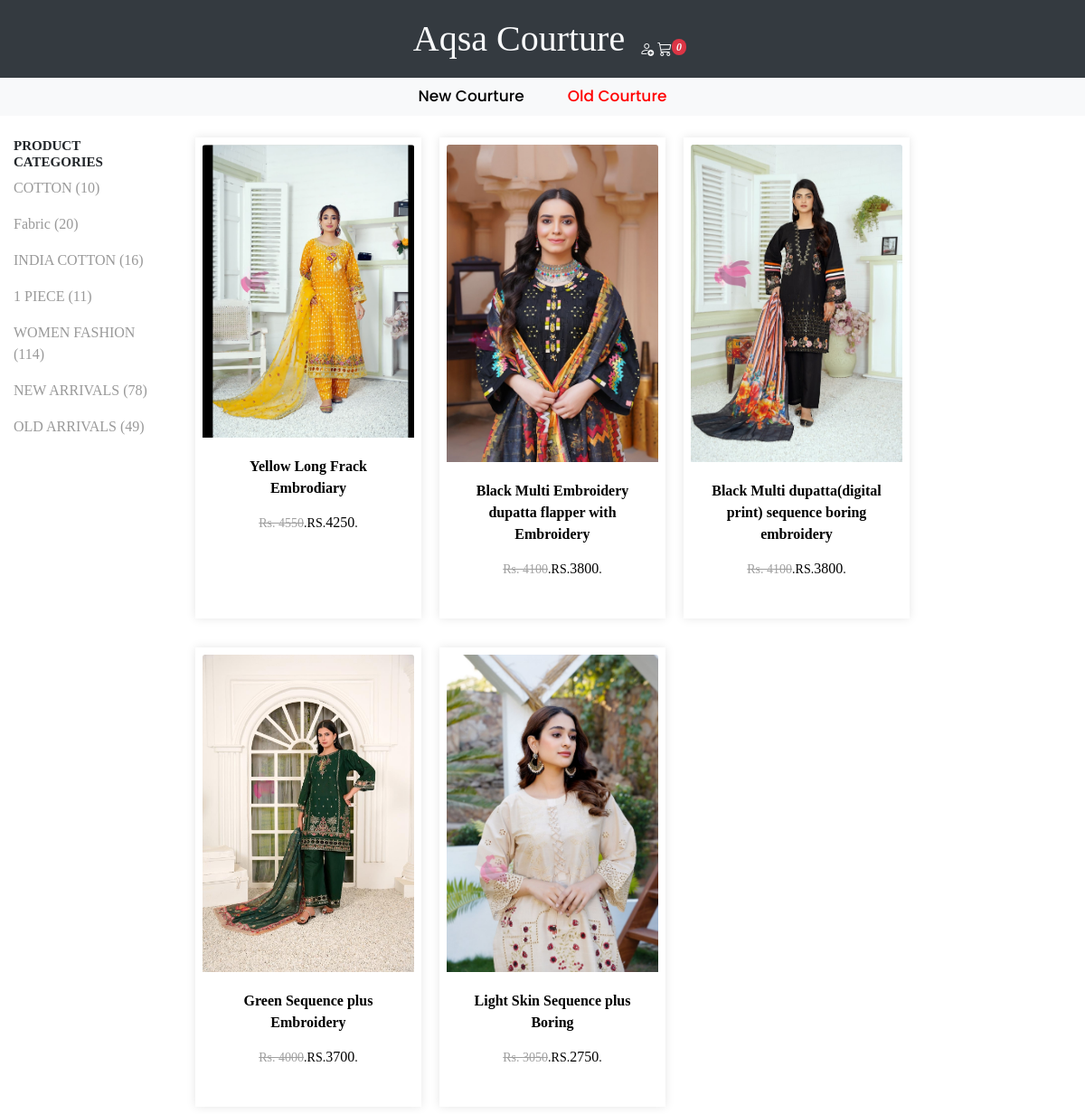
The app's page /new_arrivals/old with its own data.
### keen_app/models.py (models this page shows)
class Product(models.Model):
    category= models.CharField(max_length=100)
    color=models.CharField(max_length=100)
    size=models.CharField(max_length=100)
    p_name=models.CharField(max_length=100)
    price=models.IntegerField(default=10)
    def __str__(self):
        return str(self.p_name)

### keen_app/views.py (the view)
# urls.py: path('old', views.old,name='old'),
def old(request):
    products = Product.objects.prefetch_related('images').all().order_by('-price')
    products_data = []
    for product in products:
        first_image_url = product.images.first().img.url if product.images.exists() else None
        products_data.append({
            'product': product,
            'first_image_url': first_image_url
        })
    print(products_data)
    return render(request,'newCourture.html',{'products': products_data})

### templates/newCourture.html (shortened to what this page needs)
{% extends 'Navbar.html' %}
{% block start %}
<div class="col">
    <div class="row  ">
        <div class="col-2 mt-4">
            <h6 style="font-family:'Times New Roman', Times, serif;font-weight: 600;font-size: 15px;">PRODUCT CATEGORIES</h6>
            <p style="color: #999999;font-family:'Times New Roman', Times, serif;font-weight: 400;">COTTON (10)</p>
            <p style="color: #999999;font-family:'Times New Roman', Times, serif;">Fabric (20)</p>
            <p style="color: #999999;font-family:'Times New Roman', Times, serif;">INDIA COTTON (16)</p>
            <p style="color: #999999;font-family:'Times New Roman', Times, serif;">1 PIECE (11)</p>
            <p style="color: #999999;font-family:'Times New Roman', Times, serif;font-weight: 400;">WOMEN FASHION (114)</p>
            <p style="color: #999999;font-family:'Times New Roman', Times, serif;">NEW ARRIVALS (78)</p>
            <p style="color: #999999;font-family:'Times New Roman', Times, serif;">OLD ARRIVALS (49)</p>
        </div>
        <div class="col-md-10">
<div class="row">
    {% for i in  products %}
    <div class="card col-md-3 mt-4 new_card  mr-1 ml-3 mb-2 p-2" style="width: 18rem;">
        <a style="text-decoration: none;" href="{% url 'details' i.product.id %}" >
        {% if i.first_image_url %}
        <img src="{{ i.first_image_url }}" class="card-img-top img-fluid" alt="{{ product_data.product.p_name }} Image">
    {% else %}
        <p>No image available</p>
    {% endif %}
        <div class="card-body text-center">
          <p class="card-text text-center " style="font-weight: bold;">{{i.product.p_name}}<br></p>
            <small class="text-center" style="display:  flex; flex-direction: row; justify-content: center;">{% with sale_price=i.product.price|add:300 %}
                <p aria-colspan="text-center" style="text-decoration: line-through; color: #A0A0A0;" class="sale-price">Rs. {{ sale_price }}</p>
            {% endwith %}.RS. <h6>{{i.product.price}}</h6>.</small>
        </div>
    </a>
      </div>
      {% endfor %}
</div>
    </div>
</div>
</div>
{% endblock %}

### accounts/static/css/Navbar.css (style rules this page uses)
body { font-family: 'Times New Roman', Times, serif; }
.card { border: none; box-shadow: 0px 0px 10px rgba(0, 0, 0, 0.1); border-radius: 0; }
.new_card { text-decoration: none; cursor: pointer; color: black; }
.new_card a { text-decoration: none; cursor: pointer; color: black; }

### records on screen
Product: shows a picture, product.p_name "Yellow Long Frack Embrodiary", product "4550", product.price "4250"
Product: shows a picture, product.p_name "Black Multi Embroidery dupatta flapper with Embroidery", product "4100", product.price "3800"
Product: shows a picture, product.p_name "Black Multi dupatta(digital print) sequence boring embroidery", product "4100", product.price "3800"
Product: shows a picture, product.p_name "Green Sequence plus Embroidery", product "4000", product.price "3700"
Product: shows a picture, product.p_name "Light Skin Sequence plus Boring", product "3050", product.price "2750"
